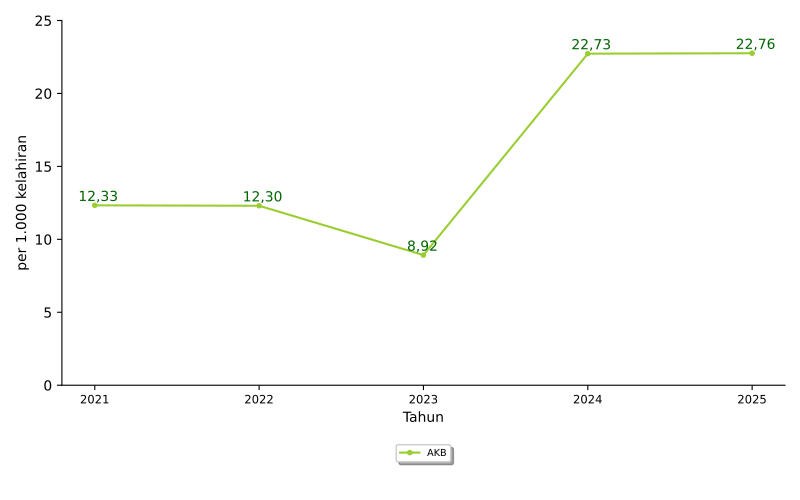

Recreate this plot in Python.
import numpy as np
import matplotlib.pyplot as plt
import pandas
from textwrap import wrap
from matplotlib.ticker import FuncFormatter
import locale
# locale.setlocale(locale.LC_ALL, 'id_ID.UTF8')
locale.setlocale(locale.LC_ALL, 'Indonesian_indonesia.1252')

import sys, os, inspect
currentdir = os.path.dirname(os.path.abspath(inspect.getfile(inspect.currentframe())))
parentdir = os.path.dirname(currentdir)
sys.path.insert(0, parentdir)

berkasData = currentdir + '\\bab_05_10_dataPlotBayi.csv'
berkasSimpan = currentdir + '\\bab_05_10_plotBayi.pdf'
# judulDiagram = 'Angka Kematian Bayi\nTahun 2021'
sumbuX = 'Tahun'
sumbuY = 'per 1.000 kelahiran'
tickerSumbuY = np.arange(0,26,5)

# read data file
colnames = ['tahun','akbLP']
data = pandas.read_csv(berkasData, names=colnames, sep=';')
tahun = data.tahun.tolist()
dataLP = data.akbLP.tolist()
 
# setting up x locations for the groups and width of the bars
ind = np.arange(len(tahun))
width = 0.25

# make plots
fig, ax = plt.subplots()
garis3 = ax.plot(ind, dataLP, marker='.', color='yellowgreen', label='AKB')

# add some text for labels, title and axes ticks
# ax.set_title(judulDiagram)
ax.set_yticks(tickerSumbuY) 
ax.set_ylabel(sumbuY)
ax.yaxis.set_major_formatter(FuncFormatter(lambda y, pos: '{:n}'.format(y)))

ax.set_xticks(ind)
ax.set_xticklabels(list(tahun), fontsize='small', ha='center')
ax.set_xlabel(sumbuX)

ax.spines['top'].set_visible(False)
ax.spines['right'].set_visible(False)

box = ax.get_position()
ax.set_position([box.x0, box.y0 + box.height * 0.1, box.width, box.height * 0.9])
ax.legend(fontsize='x-small', loc='upper center', bbox_to_anchor=(0.5, -0.15), fancybox=True, shadow=True, ncol=3)

# make labels for plots
for i, txt in enumerate(dataLP):
		ax.annotate(locale.format_string("%.2f", txt), xy=(ind[i]-0.1,dataLP[i]+0.3),  color='darkgreen')

# finishing
pyrfig = plt.figure(1)
pyrfig.set_figwidth(8)
pyrfig.set_figheight(5)
# tight_layout to make consistent size
# adjust subplot to make room for legend
fig.subplots_adjust(bottom=-0.15)
plt.tight_layout()
plt.savefig(berkasSimpan)
plt.close(pyrfig)
# plt.show()
